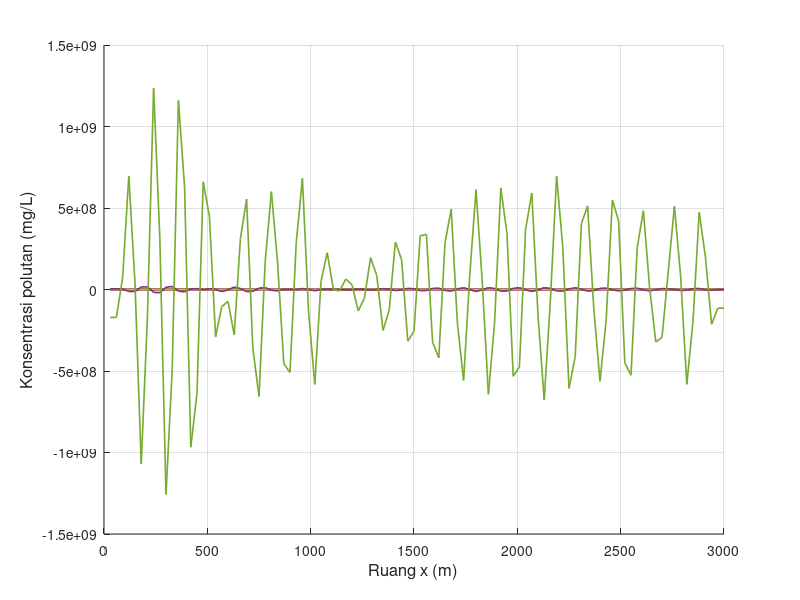

Write the MATLAB code that produced this figure. (Note: this script raises an error after producing the figure.)
clear; clc; close all;

% Feby Syarief Al A`raaf
% 26050124130087
% Oseanografi C

% Simulasi adveksi 1 dimensi dengan metode FTCS
% Sumber polutan kontinu
% NIM ganjil, xyz = 087, sehingga z = 7 dan 0.zyx = 0.780

x_digit = 0;
y_digit = 8;
z_digit = 7;

u_xyz    = 0.780;
C_source = 10 * z_digit;

n_plot = [0, ...
          10 + z_digit, 20 + z_digit, 30 + z_digit, 40 + z_digit, ...
          50 + z_digit, 100 + z_digit, 200 + z_digit, 300 + z_digit, ...
          500 + z_digit, 800 + z_digit, 1000 + z_digit];

L = 3000;
T = 10800;

scenario(1).nama = 'Skenario 1';
scenario(1).dx   = 30;
scenario(1).dt   = 8;
scenario(1).u    = u_xyz;
scenario(1).m    = 30 + z_digit;

scenario(2).nama = 'Skenario 2';
scenario(2).dx   = 60;
scenario(2).dt   = 8;
scenario(2).u    = u_xyz;
scenario(2).m    = 60 + z_digit;

scenario(3).nama = 'Skenario 3';
scenario(3).dx   = 15;
scenario(3).dt   = 8;
scenario(3).u    = u_xyz;
scenario(3).m    = 15 + z_digit;

scenario(4).nama = 'Skenario 4';
scenario(4).dx   = 30;
scenario(4).dt   = 8;
scenario(4).u    = 0.5 * u_xyz;
scenario(4).m    = 30 + z_digit;

scenario(5).nama = 'Skenario 5';
scenario(5).dx   = 30;
scenario(5).dt   = 8;
scenario(5).u    = 2 * u_xyz;
scenario(5).m    = 30 + z_digit;

scenario(6).nama = 'Skenario 6';
scenario(6).dx   = 30;
scenario(6).dt   = 8;
scenario(6).u    = -u_xyz;
scenario(6).m    = 30 + z_digit;

scenario(7).nama = 'Skenario 7';
scenario(7).dx   = 30;
scenario(7).dt   = 2;
scenario(7).u    = u_xyz;
scenario(7).m    = 30 + z_digit;

scenario(8).nama = 'Skenario 8';
scenario(8).dx   = 30;
scenario(8).dt   = 16;
scenario(8).u    = u_xyz;
scenario(8).m    = 30 + z_digit;

folder_output = 'output_Kontinu_FTCS_Polutan_Terhadap_Ruang';
if ~exist(folder_output, 'dir')
    mkdir(folder_output);
end

for s = 1:numel(scenario)

    fprintf('\nMemproses %s\n', scenario(s).nama);

    dx       = scenario(s).dx;
    dt       = scenario(s).dt;
    u        = scenario(s).u;
    m_source = scenario(s).m;

    M_grid = round(L / dx);
    Mmax   = max(M_grid, m_source);
    Nmax   = round(T / dt);

    courant = u * dt / dx;

    fprintf('dx = %.3f m, dt = %.3f s, u = %.3f m/s, m = %d\n', dx, dt, u, m_source);
    fprintf('Mmax = %d, Nmax = %d, C = %.4f\n', Mmax, Nmax, courant);

    if any(n_plot > Nmax)
        n_tidak_valid = n_plot(n_plot > Nmax);
        fprintf('%s: n = %s melebihi Nmax = %d sehingga tidak digrafikkan.\n', ...
                scenario(s).nama, mat2str(n_tidak_valid), Nmax);
    end

    F0  = zeros(1, Mmax);
    F   = zeros(1, Mmax);

    x_space = (1:Mmax) * dx;
    snapshot = NaN(length(n_plot), Mmax);

    F0(:) = 0;

    idx0 = find(n_plot == 0, 1);
    if ~isempty(idx0)
        snapshot(idx0, :) = F0;
    end

    for J = 1:Nmax

        F0(1)     = F0(2);
        F0(Mmax)  = F0(Mmax-1);

        F0(m_source) = C_source;

        for i = 2:(Mmax-1)
            F(i) = F0(i) - (u * dt / (2 * dx)) * (F0(i+1) - F0(i-1));
        end

        F(1)    = F(2);
        F(Mmax) = F(Mmax-1);
        F(m_source) = C_source;

        idx_snap = find(n_plot == J, 1);
        if ~isempty(idx_snap)
            snapshot(idx_snap, :) = F;
        end

        F0 = F;
    end

    fig = figure('Visible', 'off', 'Position', [100 100 1400 600]);
    hold on;

    legend_text = {};

    for k = 1:length(n_plot)

        if all(isnan(snapshot(k, :)))
            continue;
        end

        plot(x_space, snapshot(k, :), 'LineWidth', 1.2);
        legend_text{end+1} = sprintf('n = %d', n_plot(k));
    end

    grid on;
    xlabel('Ruang x (m)', 'FontSize', 12);
    ylabel('Konsentrasi polutan (mg/L)', 'FontSize', 12);
    title(sprintf('%s - Konsentrasi polutan terhadap ruang', scenario(s).nama), ...
          'Feby Syarief-0087-Ose C','FontSize', 14, 'FontWeight', 'bold');
    xlim([x_space(1), x_space(end)]);

    y_max = max(snapshot(:), [], 'omitnan');
    if isempty(y_max) || isnan(y_max) || y_max <= 0
        ylim([0 1]);
    else
        ylim([0, max(C_source * 1.2, y_max * 1.1)]);
    end

    set(gca, 'FontSize', 11);

    legend(legend_text, ...
           'Location', 'northwest', ...
           'FontSize', 8, ...
           'NumColumns', 2, ...
           'Box', 'on');

    hold off;

    nama_file = sprintf('ftcs_kontinu_ruang_skenario_%d.png', s);
    saveas(fig, fullfile(folder_output, nama_file));
    close(fig);

    fprintf('%s selesai diproses.\n', scenario(s).nama);
end

fprintf('\nSemua skenario telah selesai diproses.\n');
